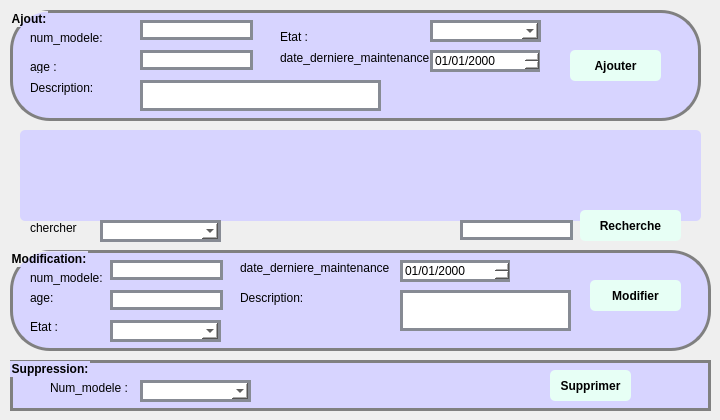
          <widget class="QWidget" name="tab_4">
           <attribute name="title">
            <string>Fiche de suivi</string>
           </attribute>
           <widget class="QGroupBox" name="groupBox_4">
            <property name="geometry">
             <rect>
              <x>10</x>
              <y>10</y>
              <width>691</width>
              <height>111</height>
             </rect>
            </property>
            <property name="styleSheet">
             <string notr="true">QGroupBox {
padding: 5px;
border-radius: 5px;
font-weight: bold;
border: 3px solid gray;
border-radius: 40px;
background: #d7d4ff;
}
</string>
            </property>
            <property name="title">
             <string>Ajout:</string>
            </property>
            <widget class="QLabel" name="label_8">
             <property name="geometry">
              <rect>
               <x>20</x>
               <y>20</y>
               <width>91</width>
               <height>16</height>
              </rect>
             </property>
             <property name="text">
              <string>num_modele:</string>
             </property>
            </widget>
            <widget class="QLabel" name="label_10">
             <property name="geometry">
              <rect>
               <x>20</x>
               <y>50</y>
               <width>47</width>
               <height>13</height>
              </rect>
             </property>
             <property name="text">
              <string>age :</string>
             </property>
            </widget>
            <widget class="QLabel" name="label_11">
             <property name="geometry">
              <rect>
               <x>270</x>
               <y>40</y>
               <width>161</width>
               <height>16</height>
              </rect>
             </property>
             <property name="text">
              <string>date_derniere_maintenance :</string>
             </property>
            </widget>
            <widget class="QLineEdit" name="LEnum_2">
             <property name="geometry">
              <rect>
               <x>130</x>
               <y>10</y>
               <width>113</width>
               <height>20</height>
              </rect>
             </property>
             <property name="styleSheet">
              <string notr="true">QLineEdit {
	font: 75 8pt &quot;MS Shell Dlg 2&quot;;
border: 3px solid #878b94;
border-radius: 40pxt;
background: white;
}</string>
             </property>
            </widget>
            <widget class="QDateEdit" name="LEdate">
             <property name="geometry">
              <rect>
               <x>420</x>
               <y>40</y>
               <width>110</width>
               <height>22</height>
              </rect>
             </property>
             <property name="styleSheet">
              <string notr="true">QDateEdit {
	font: 75 8pt &quot;MS Shell Dlg 2&quot;;
border: 3px solid #878b94;
border-radius: 40pxt;
background: white;
}</string>
             </property>
             <property name="displayFormat">
              <string>dd/MM/yyyy</string>
             </property>
            </widget>
            <widget class="QLabel" name="label_12">
             <property name="geometry">
              <rect>
               <x>270</x>
               <y>20</y>
               <width>47</width>
               <height>13</height>
              </rect>
             </property>
             <property name="text">
              <string>Etat :</string>
             </property>
            </widget>
            <widget class="QPushButton" name="pushButtonajouter1">
             <property name="geometry">
              <rect>
               <x>560</x>
               <y>40</y>
               <width>91</width>
               <height>31</height>
              </rect>
             </property>
             <property name="styleSheet">
              <string notr="true">QPushButton {
padding: 5px;
border-radius: 5px;
background-color:#e7fff5;
font-weight: bold;
}
QPushButton:hover
{
color :white;
}</string>
             </property>
             <property name="text">
              <string>Ajouter</string>
             </property>
            </widget>
            <widget class="QLineEdit" name="LEage">
             <property name="geometry">
              <rect>
               <x>130</x>
               <y>40</y>
               <width>113</width>
               <height>20</height>
              </rect>
             </property>
             <property name="styleSheet">
              <string notr="true">QLineEdit {
	font: 75 8pt &quot;MS Shell Dlg 2&quot;;
border: 3px solid #878b94;
border-radius: 40pxt;
background: white;
}</string>
             </property>
            </widget>
            <widget class="QComboBox" name="comboBoxetat">
             <property name="geometry">
              <rect>
               <x>420</x>
               <y>10</y>
               <width>111</width>
               <height>22</height>
              </rect>
             </property>
             <property name="styleSheet">
              <string notr="true">QComboBox {
	font: 75 8pt &quot;MS Shell Dlg 2&quot;;
border: 3px solid #878b94;
border-radius: 40pxt;
background: white;
}</string>
             </property>
            </widget>
            <widget class="QLabel" name="label_21">
             <property name="geometry">
              <rect>
               <x>20</x>
               <y>70</y>
               <width>81</width>
               <height>16</height>
              </rect>
             </property>
             <property name="text">
              <string>Description:</string>
             </property>
            </widget>
            <widget class="QLineEdit" name="LEDes">
             <property name="geometry">
              <rect>
               <x>130</x>
               <y>70</y>
               <width>241</width>
               <height>31</height>
              </rect>
             </property>
             <property name="styleSheet">
              <string notr="true">QLineEdit {
	font: 75 8pt &quot;MS Shell Dlg 2&quot;;
border: 3px solid #878b94;
border-radius: 40pxt;
background: white;
}</string>
             </property>
            </widget>
           </widget>
           <widget class="QGroupBox" name="groupBox_6">
            <property name="geometry">
             <rect>
              <x>10</x>
              <y>250</y>
              <width>701</width>
              <height>101</height>
             </rect>
            </property>
            <property name="styleSheet">
             <string notr="true">QGroupBox {
padding: 5px;
border-radius: 5px;
font-weight: bold;
border: 3px solid gray;
border-radius: 40px;
background: #d7d4ff;
}
</string>
            </property>
            <property name="title">
             <string>Modification:</string>
            </property>
            <widget class="QLabel" name="label_14">
             <property name="geometry">
              <rect>
               <x>20</x>
               <y>40</y>
               <width>91</width>
               <height>16</height>
              </rect>
             </property>
             <property name="text">
              <string>age:</string>
             </property>
            </widget>
            <widget class="QLabel" name="label_15">
             <property name="geometry">
              <rect>
               <x>20</x>
               <y>70</y>
               <width>47</width>
               <height>13</height>
              </rect>
             </property>
             <property name="text">
              <string>Etat :</string>
             </property>
            </widget>
            <widget class="QLabel" name="label_16">
             <property name="geometry">
              <rect>
               <x>230</x>
               <y>10</y>
               <width>151</width>
               <height>16</height>
              </rect>
             </property>
             <property name="text">
              <string>date_derniere_maintenance :</string>
             </property>
            </widget>
            <widget class="QDateEdit" name="LEdate1">
             <property name="geometry">
              <rect>
               <x>390</x>
               <y>10</y>
               <width>110</width>
               <height>22</height>
              </rect>
             </property>
             <property name="styleSheet">
              <string notr="true">QDateEdit {
	font: 75 8pt &quot;MS Shell Dlg 2&quot;;
border: 3px solid #878b94;
border-radius: 40pxt;
background: white;
}</string>
             </property>
             <property name="displayFormat">
              <string>dd/MM/yyyy</string>
             </property>
            </widget>
            <widget class="QPushButton" name="pushButtonmodifier">
             <property name="geometry">
              <rect>
               <x>580</x>
               <y>30</y>
               <width>91</width>
               <height>31</height>
              </rect>
             </property>
             <property name="styleSheet">
              <string notr="true">QPushButton {
padding: 5px;
border-radius: 5px;
background-color:#e7fff5;
font-weight: bold;
}
QPushButton:hover
{
color :white;
}</string>
             </property>
             <property name="text">
              <string>Modifier</string>
             </property>
            </widget>
            <widget class="QLabel" name="label_17">
             <property name="geometry">
              <rect>
               <x>20</x>
               <y>20</y>
               <width>91</width>
               <height>16</height>
              </rect>
             </property>
             <property name="text">
              <string>num_modele:</string>
             </property>
            </widget>
            <widget class="QLineEdit" name="LEnum1">
             <property name="geometry">
              <rect>
               <x>100</x>
               <y>10</y>
               <width>113</width>
               <height>20</height>
              </rect>
             </property>
             <property name="styleSheet">
              <string notr="true">QLineEdit {
	font: 75 8pt &quot;MS Shell Dlg 2&quot;;
border: 3px solid #878b94;
border-radius: 40pxt;
background: white;
}</string>
             </property>
            </widget>
            <widget class="QLineEdit" name="LEage1">
             <property name="geometry">
              <rect>
               <x>100</x>
               <y>40</y>
               <width>113</width>
               <height>20</height>
              </rect>
             </property>
             <property name="styleSheet">
              <string notr="true">QLineEdit {
	font: 75 8pt &quot;MS Shell Dlg 2&quot;;
border: 3px solid #878b94;
border-radius: 40pxt;
background: white;
}</string>
             </property>
            </widget>
            <widget class="QComboBox" name="comboBoxetat1">
             <property name="geometry">
              <rect>
               <x>100</x>
               <y>70</y>
               <width>111</width>
               <height>22</height>
              </rect>
             </property>
             <property name="styleSheet">
              <string notr="true">QComboBox {
	font: 75 8pt &quot;MS Shell Dlg 2&quot;;
border: 3px solid #878b94;
border-radius: 40pxt;
background: white;
}</string>
             </property>
            </widget>
            <widget class="QLabel" name="label_22">
             <property name="geometry">
              <rect>
               <x>230</x>
               <y>40</y>
               <width>81</width>
               <height>16</height>
              </rect>
             </property>
             <property name="text">
              <string>Description:</string>
             </property>
            </widget>
            <widget class="QLineEdit" name="LEDes1">
             <property name="geometry">
              <rect>
               <x>390</x>
               <y>40</y>
               <width>171</width>
               <height>41</height>
              </rect>
             </property>
             <property name="styleSheet">
              <string notr="true">QLineEdit {
	font: 75 8pt &quot;MS Shell Dlg 2&quot;;
border: 3px solid #878b94;
border-radius: 40pxt;
background: white;
}</string>
             </property>
            </widget>
           </widget>
           <widget class="QGroupBox" name="groupBox_7">
            <property name="geometry">
             <rect>
              <x>10</x>
              <y>360</y>
              <width>701</width>
              <height>51</height>
             </rect>
            </property>
            <property name="styleSheet">
             <string notr="true">QGroupBox {
padding: 5px;
border-radius: 5px;
font-weight: bold;
border: 3px solid gray;
border-radius: 40px;
background: #d7d4ff;
}
</string>
            </property>
            <property name="title">
             <string>Suppression:</string>
            </property>
            <widget class="QPushButton" name="pushButtonsupprimer2">
             <property name="geometry">
              <rect>
               <x>540</x>
               <y>10</y>
               <width>81</width>
               <height>31</height>
              </rect>
             </property>
             <property name="styleSheet">
              <string notr="true">QPushButton {
padding: 5px;
border-radius: 5px;
background-color:#e7fff5;
font-weight: bold;
}
QPushButton:hover
{
color :white;
}</string>
             </property>
             <property name="text">
              <string>Supprimer</string>
             </property>
            </widget>
            <widget class="QLabel" name="label_23">
             <property name="geometry">
              <rect>
               <x>40</x>
               <y>20</y>
               <width>101</width>
               <height>16</height>
              </rect>
             </property>
             <property name="text">
              <string>Num_modele :</string>
             </property>
            </widget>
            <widget class="QComboBox" name="comboBoxnummodele">
             <property name="geometry">
              <rect>
               <x>130</x>
               <y>20</y>
               <width>111</width>
               <height>22</height>
              </rect>
             </property>
             <property name="styleSheet">
              <string notr="true">QComboBox {
	font: 75 8pt &quot;MS Shell Dlg 2&quot;;
border: 3px solid #878b94;
border-radius: 40pxt;
background: white;
}</string>
             </property>
            </widget>
           </widget>
           <widget class="QTableView" name="tab_Fiche">
            <property name="geometry">
             <rect>
              <x>20</x>
              <y>130</y>
              <width>681</width>
              <height>91</height>
             </rect>
            </property>
            <property name="styleSheet">
             <string notr="true">QTableView {
padding: 5px;
border-radius: 5px;
background-color:#d7d4ff;
font-weight: bold;
}
</string>
            </property>
           </widget>
           <widget class="QPushButton" name="pushButtonrecherche1">
            <property name="geometry">
             <rect>
              <x>580</x>
              <y>210</y>
              <width>101</width>
              <height>31</height>
             </rect>
            </property>
            <property name="styleSheet">
             <string notr="true">QPushButton {
padding: 5px;
border-radius: 5px;
background-color:#e7fff5;
font-weight: bold;
}
QPushButton:hover
{
color :white;
}</string>
            </property>
            <property name="text">
             <string>Recherche</string>
            </property>
           </widget>
           <widget class="QLineEdit" name="LErecherche1">
            <property name="geometry">
             <rect>
              <x>460</x>
              <y>220</y>
              <width>113</width>
              <height>20</height>
             </rect>
            </property>
            <property name="styleSheet">
             <string notr="true">QLineEdit {
	font: 75 8pt &quot;MS Shell Dlg 2&quot;;
border: 3px solid #878b94;
border-radius: 40pxt;
background: white;
}</string>
            </property>
           </widget>
           <widget class="QComboBox" name="comboBoxchercher1">
            <property name="geometry">
             <rect>
              <x>100</x>
              <y>220</y>
              <width>121</width>
              <height>22</height>
             </rect>
            </property>
            <property name="styleSheet">
             <string notr="true">QComboBox {
	font: 75 8pt &quot;MS Shell Dlg 2&quot;;
border: 3px solid #878b94;
border-radius: 40pxt;
background: white;
}</string>
            </property>
           </widget>
           <widget class="QLabel" name="label_18">
            <property name="geometry">
             <rect>
              <x>30</x>
              <y>220</y>
              <width>141</width>
              <height>16</height>
             </rect>
            </property>
            <property name="text">
             <string>chercher</string>
            </property>
           </widget>
          </widget>
